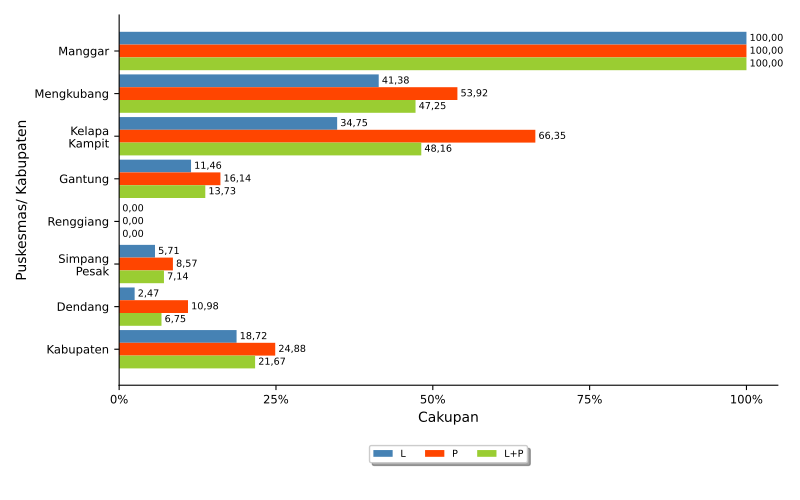

Generate this figure with Python:
import numpy as np
import matplotlib.pyplot as plt
import pandas
from textwrap import wrap
from matplotlib.ticker import FuncFormatter
import locale
# locale.setlocale(locale.LC_ALL, 'id_ID.UTF8')
locale.setlocale(locale.LC_ALL, '')

import sys, os, inspect
currentdir = os.path.dirname(os.path.abspath(inspect.getfile(inspect.currentframe())))
parentdir = os.path.dirname(currentdir)
sys.path.insert(0, parentdir)

berkasData = currentdir +'\\bab_05_27d_dataGimulSDdirawat.csv'
berkasSimpan = currentdir +'\\bab_05_27d_gimulSDdirawat.pdf'
# judulDiagram = 'Pelayanan Skrining Kesehatan Usia Produktif\nTahun 2021'
sumbuX = 'Cakupan'
sumbuY = 'Puskesmas/ Kabupaten'
labelBar1 = 'L'
labelBar2 = 'P'
labelBar3 = 'L+P'
tickerSumbuX = np.arange(0,110,25)

# read data file
colnames = ['puskesmas','L','P','LP']
data = pandas.read_csv(berkasData, names=colnames, sep=';')
puskesmas = data.puskesmas.tolist()
bar1 = data.L.tolist()
bar2 = data.P.tolist()
bar3 = data.LP.tolist()

ind = np.arange(len(puskesmas))  # the x locations for the groups
width = 0.3       # the width of the bars
widthDL = 0.5      # spacing for data labels

# make bars
fig, ax = plt.subplots()
rects1 = ax.barh(ind, bar1, width, color='steelblue', label=labelBar1)
rects2 = ax.barh(ind + width, bar2, width, color='orangered', label = labelBar2)
rects3 = ax.barh(ind + 2*width, bar3, width, color='yellowgreen', label = labelBar3)

# add some text for labels, title and axes ticks
# ax.set_title(judulDiagram)
ax.set_xticks(tickerSumbuX)
ax.set_xlabel(sumbuX)
ax.xaxis.set_major_formatter(FuncFormatter(lambda x, pos: "{:n}%".format(x)))

ax.set_yticks(ind+width)
ax.set_yticklabels(list([ '\n'.join(wrap(l, 10)) for l in puskesmas ]))
ax.invert_yaxis()
ax.set_ylabel(sumbuY)

ax.tick_params(axis='both', which='major', labelsize='small')
ax.spines['top'].set_visible(False)
ax.spines['right'].set_visible(False)

# make legend box
box = ax.get_position()
ax.set_position([box.x0, box.y0 + box.height * 0.1, box.width, box.height * 0.9])
ax.legend(fontsize='x-small', loc='upper center', bbox_to_anchor=(0.5, -0.15), fancybox=True, shadow=True, ncol=3)

# add data label
for i, v in enumerate(bar1):
    ax.text(v + widthDL, i, locale.format_string("%.2f", v), ha='left', va='center', fontsize='x-small')
for i, v in enumerate(bar2):
    ax.text(v + widthDL, i + width, locale.format_string("%.2f", v), ha='left', va='center', fontsize='x-small')
for i, v in enumerate(bar3):
    ax.text(v + widthDL, i + 2*width, locale.format_string("%.2f", v), ha='left', va='center', fontsize='x-small')

# finishing
pyrfig = plt.figure(1)
pyrfig.set_figwidth(8)
pyrfig.set_figheight(5)
# tight_layout to make consistent size
# adjust subplot to make room for legend
fig.subplots_adjust(bottom=-0.15)
plt.tight_layout()
plt.savefig(berkasSimpan)
plt.close(pyrfig)
# plt.show()
